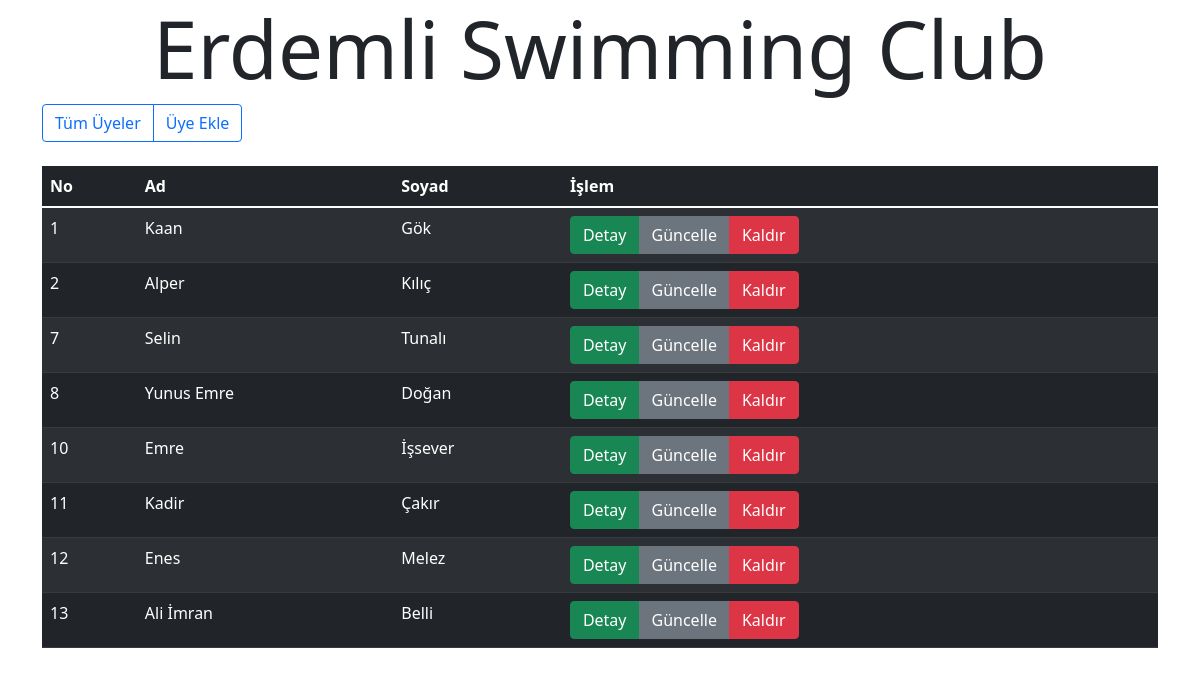
The page / on the database its author committed.
### tables this page shows
CREATE TABLE `yuzme` (
  `uyeno` int(11) NOT NULL,
  `uyead` varchar(50) NOT NULL,
  `uyesoyad` varchar(50) NOT NULL,
  `cinsiyet` char(1) NOT NULL,
  `uyeoldtar` date NOT NULL
);

### index.php (the view, shortened to what this page needs)
<?php
include "baglan.php";
$sql ="SELECT * FROM yuzme";
$sorgu = $baglan->prepare($sql);
$sorgu->execute();
?>
<!DOCTYPE html>
<html lang="tr">
<head>
    <link href="https://cdn.jsdelivr.net/npm/bootstrap@5.1.3/dist/css/bootstrap.min.css" rel="stylesheet">
 </head>
 <body>
 <header>
  <div class="container">
      <div class="row">
          <div class="col">
              <h1 class="display-1 text-center">Erdemli Swimming Club</h1>
          </div>
      </div>
      <div class="row">
          <div class="col">
              <div class="btn-group">
                  <a href="index.php" class="btn btn-outline-primary">Tüm Üyeler</a>
                  <a href="ekle.php" class="btn btn-outline-primary">Üye Ekle</a>
              </div>
          </div>
      </div>
  </div>
 </header>
 <main>
     <div class="container">
         <div class="row mt-4">
             <div class="col">
                 <table class="table table-hover table-dark table-striped">
                     <thead>
                        <tr>
                            <th>No</th>
                            <th>Ad</th>
                            <th>Soyad</th>
                            <th>İşlem</th>
                        </tr>
                     </thead>
                     <tbody>
                       <?php while($satir = $sorgu->fetch(PDO::FETCH_ASSOC)) { ?>
                            <tr>
                                <td><?=$satir['uyeno']?></td>
                                <td><?=$satir['uyead']?></td>
                                <td><?=$satir['uyesoyad']?></td>
                                <td>
                                    <div class="btn-group">
                                        <a href="detay.php?uyeno=<?=$satir['uyeno']?>" class="btn btn-success">Detay</a>
                                        <a href="guncelle.php?uyeno=<?=$satir['uyeno']?>" class="btn btn-secondary">Güncelle</a>
                                        <a href="?sil= <?=$satir['uyeno']?>" onclick="return confirm('Belirtilen öğeyi kaldırmak istediğinize emin misiniz ?')" class="btn btn-danger">Kaldır</a>
                                    </div>
                                </td>
                            </tr>
                            <?php } ?>
                     </tbody>
                 </table>
             </div>
         </div>
     </div>
 </main>
 </body>
 </html>

### rows shown on the page
yuzme: uyeno "1", uyead "Kaan", uyesoyad "Gök"
yuzme: uyeno "2", uyead "Alper", uyesoyad "Kılıç"
yuzme: uyeno "7", uyead "Selin", uyesoyad "Tunalı"
yuzme: uyeno "8", uyead "Yunus Emre", uyesoyad "Doğan"
yuzme: uyeno "10", uyead "Emre", uyesoyad "İşsever"
yuzme: uyeno "11", uyead "Kadir", uyesoyad "Çakır"
yuzme: uyeno "12", uyead "Enes", uyesoyad "Melez"
yuzme: uyeno "13", uyead "Ali İmran", uyesoyad "Belli"
